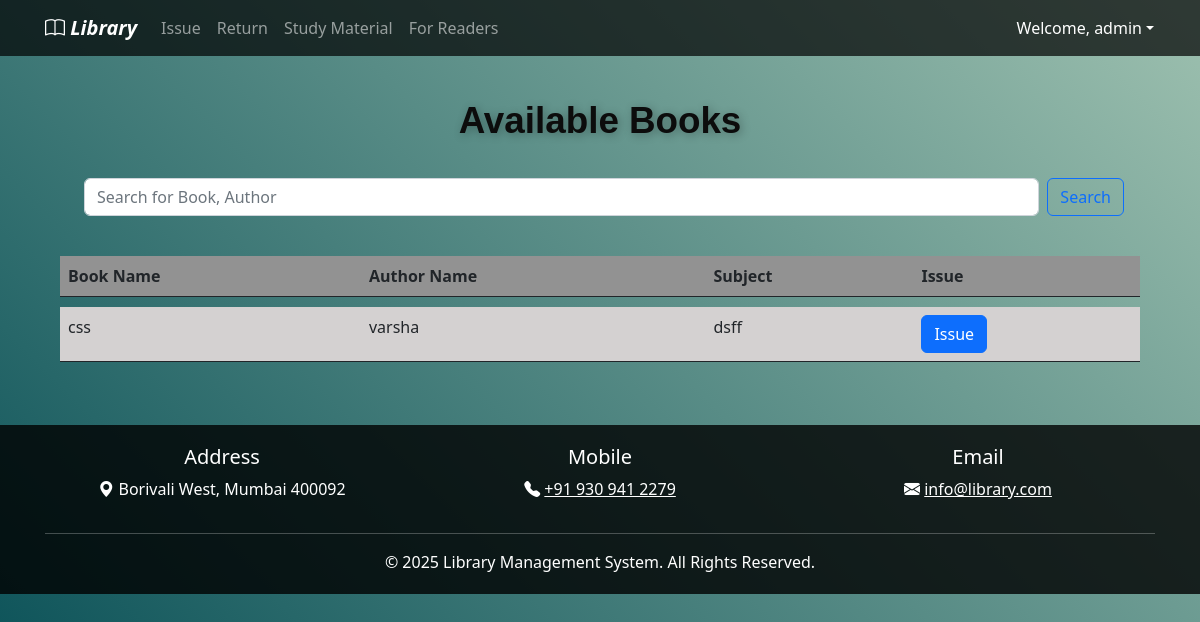
The app's page /issue_item/ (signed in), older data.
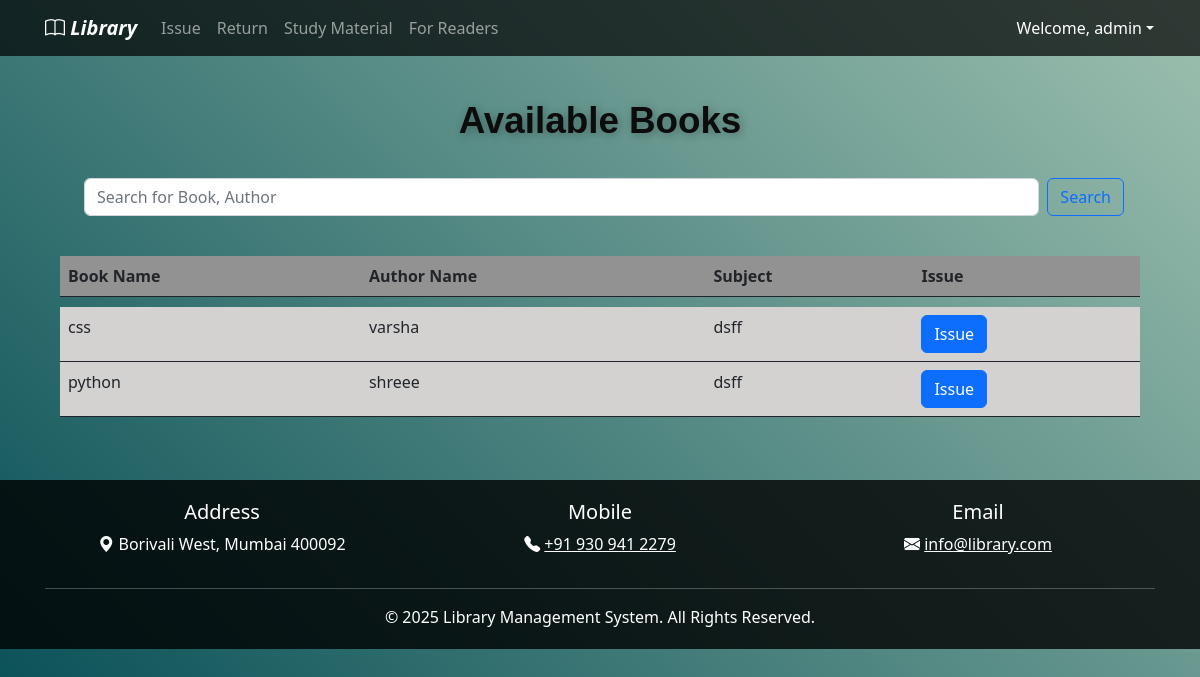
The same page, newer data.
### elibrary_app/models.py (models this page shows, shortened)
class Book(models.Model):
    book_name = models.CharField(max_length=150)
    author_name = models.CharField(max_length=200)
    quantity = models.IntegerField(default=1)
    subject = models.CharField(max_length=2000)
    book_add_time = models.DateTimeField(default=timezone.now)  # Changed to DateTimeField for both date and time
    book_add_date = models.DateField(default=date.today)
    class Meta:
        constraints = [
            models.UniqueConstraint(fields=["book_name", "author_name"], name="unique_book_author")  # Replaced unique_together with UniqueConstraint
        ]

### elibrary_app/views.py (the view, shortened to what this page needs)
# urls.py: path("issue_item/", views.issue_item, name="issue_item"),  # Book issue page
@login_required(login_url=reverse_lazy("login"))
def issue_item(request):
    my_items = IssuedItem.objects.filter(user_id=request.user, return_date__isnull=True).values_list("book_id", flat=True)
    books = Book.objects.filter(quantity__gt=0).exclude(id__in=my_items)  # Only show books with quantity > 0
    return render(request, "issue_item.html", {'books': books})

### elibrary_app/templates/issue_item.html (shortened to what this page needs)
{% extends 'base.html' %}
{% load static %}
{% block content %}
<center>
<div class="container mt-4">
    <div class="col-md-12">
        <div class="library-title">
            <span class="word">Available</span>
            <span class="word">Books</span>
        </div>
    </div>
</div>
    <div class="input-group container">
        <form class="d-flex search-form w-100 mx-3" method="get" action="/searchproduct/">
            <input type="search" name="q" class="form-control search-input mx-2" placeholder="Search for Book, Author">
            <button class="btn btn-outline-primary" type="submit">Search</button>
          </form>
    </div>
</center>
<br />
<div class="container">
    <table class="table" style="border: none;">
        <thead class="thead-dark">
            <tr style="background-color: rgb(146, 146, 146);">
                <th scope="col">Book Name</th>
                <th scope="col">Author Name</th>
                <th scope="col">Subject</th>
                <th scope="col">Issue</th>
            </tr>
        </thead>
        <tr style="height: 10px;"></tr>
        <tbody id="table_data">
            {% for book in books %}
            <tr style="background-color: rgb(212, 209, 209);">
                 <td>{{ book.book_name }}</td>
                <td>{{ book.author_name }}</td>
                <td>{{ book.subject }}</td>
                <td>
                    <button type="button" class="btn btn-primary" data-bs-toggle="modal" data-bs-target="#exampleModal">
                        Issue
                    </button>
                </td>
            </tr>
            {% endfor %}
        </tbody>
    </table>
</div>
{% endblock %}

Row changes from the older to the newer data that the page shows:
now on this page (row edited): Book: book_name "python", author_name "shreee", subject "dsff"
